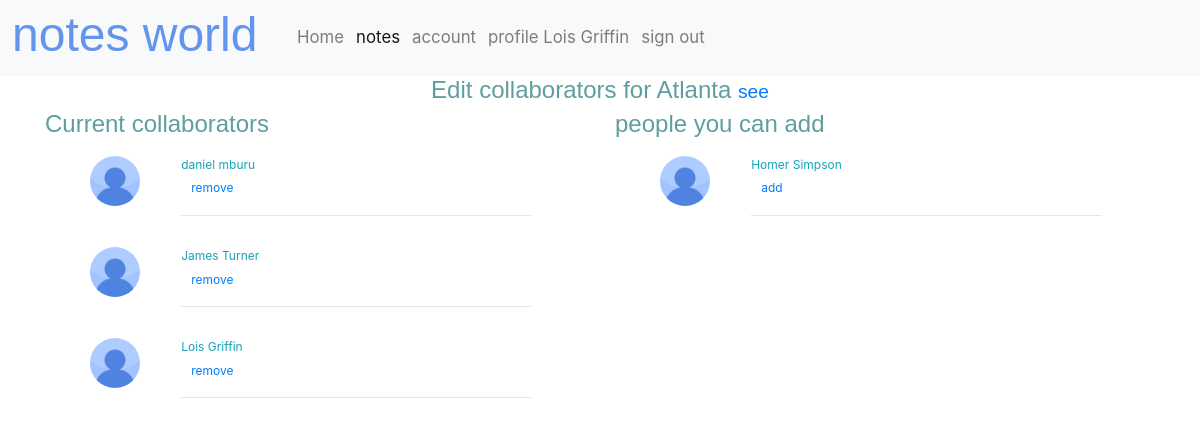
Page /notes/edit/collaboration/note3/ (signed in) on the committed database.
### notes/models.py (models this page shows, shortened)
class Note(models.Model):
    privacy_options = (("PB", "public"), ("CO", "connected"), ("PR", "private"),)
    user = models.ForeignKey(User, on_delete=models.PROTECT)
    title = models.CharField(max_length=500)
    content = models.TextField()
    created = models.DateTimeField(auto_now_add=True)
    collaborative = models.BooleanField(default=False)
    last_modified = models.DateTimeField(auto_now=True)
    last_modifier = models.CharField(max_length=5, blank=True, null=True)
    privacy = models.CharField(max_length=2, choices=privacy_options, default="PR")
    collaborators = models.ManyToManyField(Profile, blank=True)
    objects = NoteManager()
    class Meta:
        ordering = ["-created"]
    def get_absolute_url(self):
        return reverse("notes:note-page", args=[str(self.id)])

### account/models.py (models this page shows, shortened)
class Profile(models.Model):
    gender_options = (("M", "MALE"), ("F", "FEMALE"), ("NON", "PREFER NOT TO SAY"),)
    user = models.OneToOneField(User, on_delete=models.CASCADE)
    image = models.ImageField(default="profile.jpg", blank=True, null=True)
    occupation = models.CharField(max_length=100, blank=True, null=True)
    gender = models.CharField(max_length=3, choices=gender_options, blank=True, null=True)
    pen_name = models.CharField(max_length=200)
    objects = models.Manager()

### notes/views.py (the view)
# urls.py: path("edit/collaboration/note<int:pk>/", views.CollaboratorsEdit.as_view(), name="edit-collaborators"),
class CollaboratorsEdit(LoginRequiredMixin, generic.TemplateView):
    template_name = "notes/collaborators.html"
    def get_note(self):
        return Note.objects.get(id=self.kwargs['pk'])
    def collaborators(self):
        return self.get_note().collaborators.all()
    def collaboration_suggestions(self):
        suggestions = []
        conns = Connection.objects.get_user_conn(self.request.user)
        not_ = self.collaborators()
        for conn in conns:
            if conn.profile not in not_:
                suggestions.append(conn)
        return suggestions
    def get_context_data(self, **kwargs):
        context = super().get_context_data(**kwargs)
        context['collaborators'] = self.collaborators()
        context['note'] = self.get_note()
        context['suggestions'] = self.collaboration_suggestions()
        return context

### account/models.py (called while the page is built)
    def get_user_conn(self, user):
        qset = (
                models.Q(conn_sender=user) |
                models.Q(conn_receiver=user.profile)
        )
        connected = []
        connected_obj = Connection.objects.filter(qset)
        for obj in connected_obj:
            if obj.approved:
                if obj.conn_sender == user:
                    connected.append(obj.conn_receiver.user)
                else:
                    connected.append(obj.conn_sender)
        return connected

### notes/templates/notes/collaborators.html (shortened to what this page needs)
{% extends "base.html" %}
{% load staticfiles %}
{% block style %}<link rel="stylesheet" type="text/css" href="{% static 'notes/css/collaborators.css' %}"/>{% endblock style %}
{% block notes %}active{% endblock notes %}
{% block content %}
    <div class="container">
        <div class="row">
            <div class="text-center col-md-12">
                <h2>Edit collaborators for {{ note.title }} <small><a href="{{ note.get_absolute_url }}">see</a></small></h2>
            </div>
            {% if collaborators %}
            <div class="col-md-6">
                <h2>Current collaborators</h3>
                {% for collaborator in collaborators %}
                <div class="row user">
                    <div class="col-sm-2">
                        <img class="user-img" alt="image of {{ collaborator.username }}" src="{{ collaborator.image.url }}">
                    </div>
                    <div class="col-sm-9 user-info">
                        <span class="text-info">{{ collaborator.user.get_full_name }}</span>
                        <br />
                        <a href="{% url 'notes:remove-collaborator' note.id collaborator.id %}" class="btn btn-link">remove</a>
                        <hr />
                    </div>
                </div>
                {% endfor %}
            </div>
            {% endif %}
            <div class="col-md-6">
                {% if suggestions %}
                <h2>people you can add</h2>
                {% for suggestion in suggestions %}
                <div class="row user">
                    <div class="col-sm-2">
                        <img class="user-img" alt="image of {{ suggestion.username }}" src="{{ suggestion.profile.image.url }}">
                    </div>
                    <div class="col-sm-9 user-info">
                        <span class="text-info">{{ suggestion.get_full_name }}</span>
                        <br />
                        <a href="{% url 'notes:add-collaborator' note.id suggestion.id %}" class="btn btn-link">add</a>
                        <hr />
                    </div>
                </div>
                {% endfor %}
                {% else %}
                    <h2>you seem to have no one you can add <small><a href="{% url 'base_account:connected' %}">click here to connect to more people</a></small></h2>
                {% endif %}
            </div>
        </div>
    </div>
{% endblock content %}

### note/templates/base.html (shortened to what this page needs)
<!DOCTYPE html>
{% load staticfiles %}
<html>
<head>
    <link rel="stylesheet" type="text/css" media="screen" href="http://127.0.0.1/assets/css/bootstrap.min.css" />
    <link href="https://stackpath.bootstrapcdn.com/bootstrap/4.1.3/css/bootstrap.min.css" rel="stylesheet">
    <link rel="stylesheet" type="text/css" media="screen" href="{% static 'css/base.css' %}" />
    {% block style %}{% endblock style %}
</head>
<body>
        <nav id="navbar" class="navbar navbar-expand-lg navbar-light bg-light">
            <h1>notes world</h1>
            <div class="collapse navbar-collapse" id="navbarSupportedContent">
              <ul class="navbar-nav mr-auto">
                <li class="nav-item">
                  <a class="nav-link {% block home %}{% endblock home %}" href="#">Home</a>
                </li>
                <li class="nav-item">
                  <a class="nav-link {% block notes %}{% endblock notes %}" href="{% url 'notes:index' %}">notes</a>
                </li>
                <li class="nav-item">
                    <a class="nav-link {% block account %}{% endblock account %}" href="{% url 'base_account:account-index' %}">account</a>
                </li>
                {% if user.is_authenticated %}
                    <li class="nav-item">
                        <a class="nav-link {% block profile %}{% endblock profile %}" href="{% url 'base_account:profile' %}">profile {{ user.get_full_name }}</a>
                    </li>
                    <li class="nav-item">
                        <a class="nav-link" href="{% url 'logout' %}">sign out</a>
                    </li>
                {% endif %}
              </ul>
            </div>
        </nav>
    <div id="main">
        {% block content %}
        {% endblock content %}
    </div>
</body>
</html>

### note/static/css/base.css (style rules this page uses)
html { font-size: 12px; font-family: "roboto", sans-serif; }
h1 { font-family: calibri, sans-serif; font-size: 4em; color: cornflowerblue; margin-right: 0.7em; }
h2 { font-family: calibri, sans-serif; color: cadetblue; }
#navbar a { font-size: 1.4em; }

### note/static/notes/css/collaborators.css (style rules this page uses)
.user-img { width: 50px; height: 50px; border-radius: 50%; margin-left: 25%; }
.user { margin: 1.2em; padding: 0.2em; }
.user-info { margin-left: 20px; }

### rows in the picture
Note: title "Atlanta"
Profile: image (placeholder picture), user.get_full_name "daniel mburu"
Profile: image (placeholder picture), user.get_full_name "James Turner"
Profile: image (placeholder picture), user.get_full_name "Lois Griffin"

### other values in the picture
{{ user.get_full_name }} "Lois Griffin"
{{ suggestion.get_full_name }} "Homer Simpson"
